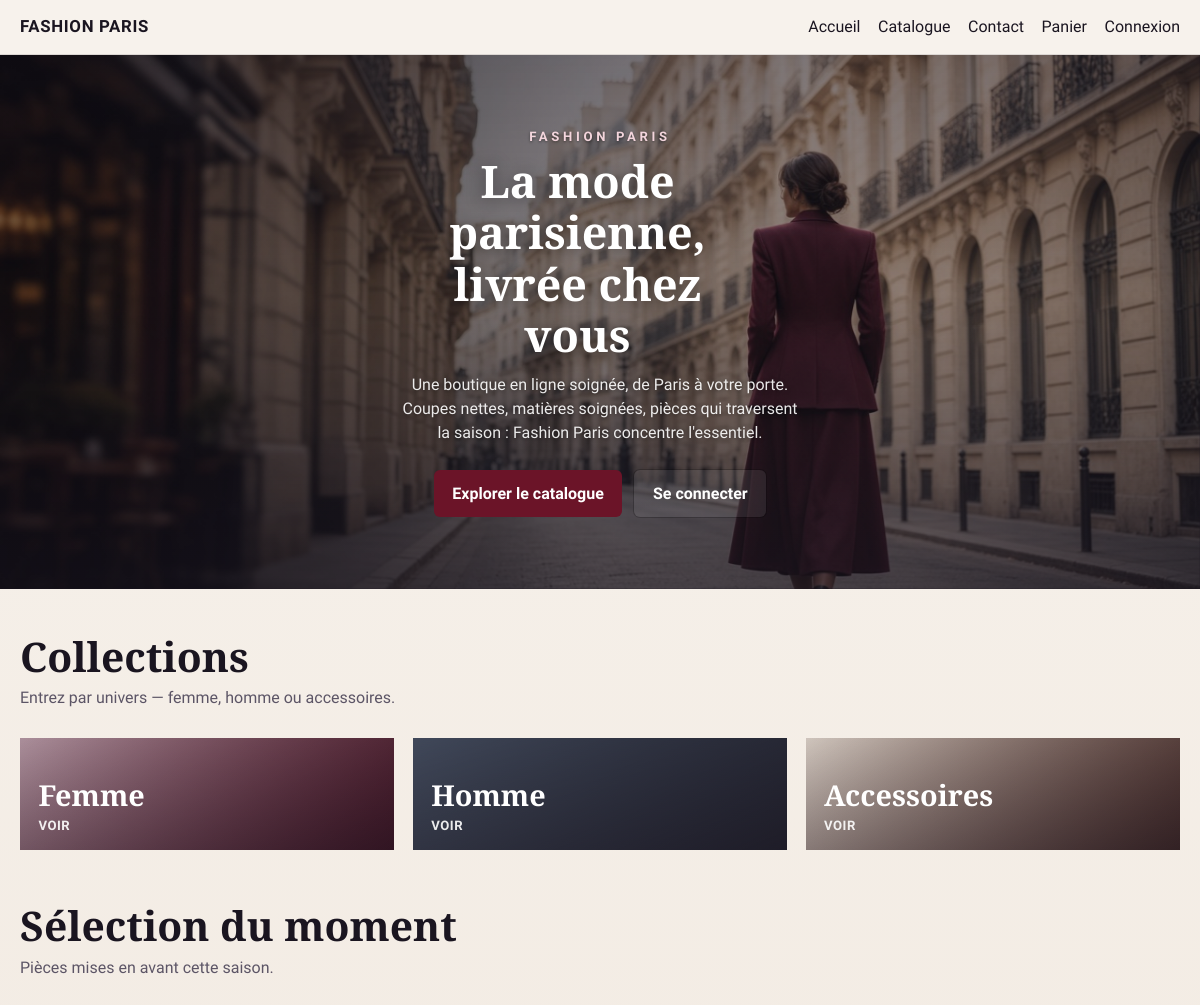
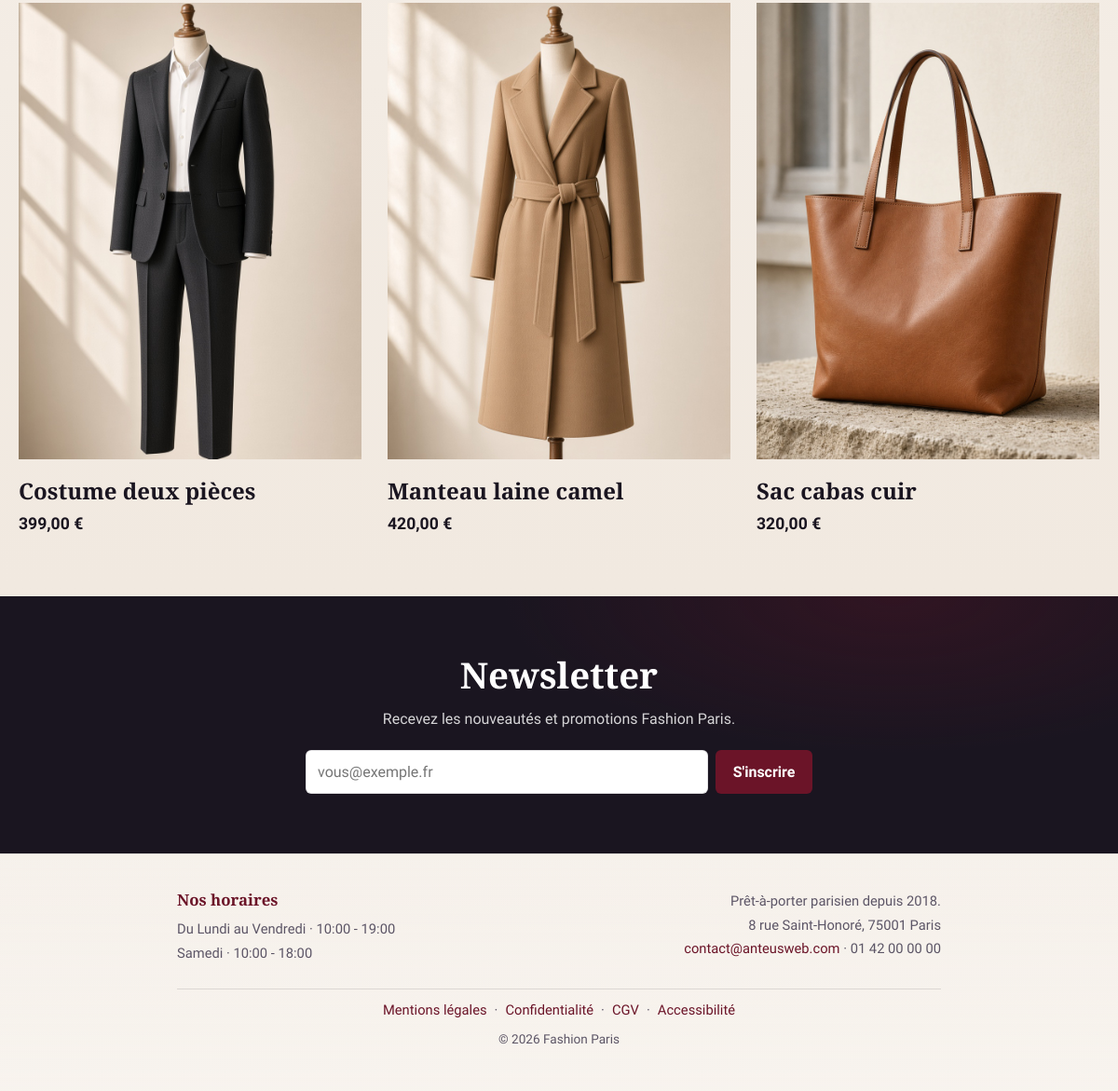
The page / on the database its author committed (2 pictures, top to bottom).
### tables this page shows
CREATE TABLE `categorie` (
  `categorie_id` INT NOT NULL AUTO_INCREMENT,
  `libelle` VARCHAR(100) NOT NULL,
  `slug` VARCHAR(120) NOT NULL,
  `description` TEXT NULL,
  `ordre` INT NOT NULL DEFAULT 0,
  `actif` TINYINT(1) NOT NULL DEFAULT 1,
  PRIMARY KEY (`categorie_id`),
  UNIQUE INDEX `idx_categorie_slug` (`slug`)
);

CREATE TABLE `produit` (
  `produit_id` INT NOT NULL AUTO_INCREMENT,
  `categorie_id` INT NOT NULL,
  `nom` VARCHAR(150) NOT NULL,
  `slug` VARCHAR(180) NOT NULL,
  `description` TEXT NULL,
  `prix` DECIMAL(10,2) NOT NULL,
  `stock` INT NOT NULL DEFAULT 0,
  `sku` VARCHAR(50) NULL,
  `actif` TINYINT(1) NOT NULL DEFAULT 1,
  `mis_en_avant` TINYINT(1) NOT NULL DEFAULT 0,
  `date_creation` DATETIME NOT NULL DEFAULT CURRENT_TIMESTAMP,
  PRIMARY KEY (`produit_id`),
  UNIQUE INDEX `idx_produit_slug` (`slug`),
  INDEX `fk_produit_categorie_idx` (`categorie_id`),
  CONSTRAINT `fk_produit_categorie`
    FOREIGN KEY (`categorie_id`) REFERENCES `categorie` (`categorie_id`)
);

### src/Controllers/HomeController.php (called while the page is built, shortened)
<?php
require_once __DIR__ . '/../Models/ProduitModel.php';
require_once __DIR__ . '/../Models/CategorieModel.php';
class HomeController {
    public function index() {
        $produitModel = new ProduitModel();
        $produitsVedette = $produitModel->getMisEnAvant(3);
        $categories = (new CategorieModel())->getAll();
        require __DIR__ . '/../Views/home.php';
    }
}

### public/index.php (called while the page is built, shortened)
<?php
require_once __DIR__ . '/../src/Router.php';
require_once __DIR__ . '/../src/Services/AssetHelper.php';
require_once __DIR__ . '/../src/Services/ViewHelper.php';
$router = new Router();
$url = trim($_GET['url'] ?? '', '/');
if ($url === '') {
    $url = '/';
}
$router->dispatch($url);

### src/Services/AssetHelper.php (called while the page is built)
<?php
class AssetHelper {
    private static function cheminAbsolu(string $relatif): string {
        return __DIR__ . '/../../public/images/' . ltrim($relatif, '/');
    }
    public static function imageUrl(?string $cheminRelatif, string $defaut = 'produits/default.svg'): string {
        $rel = trim($cheminRelatif ?? '');
        if ($rel !== '' && is_file(self::cheminAbsolu($rel))) {
            $parts = array_map('rawurlencode', explode('/', str_replace('\\', '/', $rel)));
            return BASE_URL . '/images/' . implode('/', $parts);
        }
        return BASE_URL . '/images/' . ltrim($defaut, '/');
    }
}

### config/database.php (called while the page is built, shortened)
<?php
$config = [
    'host'     => getenv('DB_HOST') ?: 'localhost',
    'db_name'  => getenv('DB_NAME') ?: 'fashion_paris',
    'username' => getenv('DB_USER') ?: 'root',
    'password' => getenv('DB_PASSWORD') !== false ? (string) getenv('DB_PASSWORD') : '',
];
$local = __DIR__ . '/database.local.php';
return $config;

### src/Services/SqlDatabase.php (called while the page is built, shortened)
<?php
class SqlDatabase {
    private string $host;
    private string $db_name;
    private string $username;
    private string $password;
    public function __construct() {
        $config = require __DIR__ . '/../../config/database.php';
        $this->host     = $config['host'];
        $this->db_name  = $config['db_name'];
        $this->username = $config['username'];
        $this->password = $config['password'];
    }
    public function getConnection(): ?PDO {
        $this->conn = null;
        try {
            $this->conn = new PDO(
                'mysql:host=' . $this->host . ';dbname=' . $this->db_name . ';charset=utf8mb4',
                $this->username,
                $this->password
            );
            $this->conn->setAttribute(PDO::ATTR_ERRMODE, PDO::ERRMODE_EXCEPTION);
            $this->conn->setAttribute(PDO::ATTR_DEFAULT_FETCH_MODE, PDO::FETCH_ASSOC);
        } catch (PDOException $exception) {
            $line = date('c') . ' Fashion Paris BDD : ' . $exception->getMessage() . PHP_EOL;
            error_log(rtrim($line));
            $logDir = __DIR__ . '/../../logs';
            if (is_dir($logDir) && is_writable($logDir)) {
                @file_put_contents($logDir . '/bdd.log', $line, FILE_APPEND | LOCK_EX);
            }
        }
        return $this->conn;
    }
}

### src/Repositories/CategorieRepository.php (called while the page is built, shortened)
<?php
require_once __DIR__ . '/../Services/SqlDatabase.php';
class CategorieRepository {
    private $conn;
    public function __construct() {
        $database = new SqlDatabase();
        $this->conn = $database->getConnection();
    }
    public function findAllActives(): array {
        $stmt = $this->conn->query(
            'SELECT * FROM categorie WHERE actif = 1 ORDER BY ordre ASC, libelle ASC'
        );
        return $stmt->fetchAll();
    }
}

### src/Models/CategorieModel.php (called while the page is built, shortened)
<?php
require_once __DIR__ . '/../Repositories/CategorieRepository.php';
class CategorieModel {
    private CategorieRepository $repository;
    public function __construct() {
        $this->repository = new CategorieRepository();
    }
    public function getAll(): array {
        return $this->repository->findAllActives();
    }
}

### src/Repositories/ProduitRepository.php (called while the page is built, shortened)
<?php
require_once __DIR__ . '/../Services/SqlDatabase.php';
class ProduitRepository {
    private $conn;
    public function __construct() {
        $database = new SqlDatabase();
        $this->conn = $database->getConnection();
    }
    public function findMisEnAvant(int $limit = 6): array {
        $stmt = $this->conn->prepare(
            'SELECT p.*, c.libelle AS categorie_libelle,
                    (SELECT chemin FROM produit_image pi WHERE pi.produit_id = p.produit_id ORDER BY ordre ASC LIMIT 1) AS image
             FROM produit p
             JOIN categorie c ON c.categorie_id = p.categorie_id
             WHERE p.actif = 1 AND p.mis_en_avant = 1
             ORDER BY p.produit_id DESC
             LIMIT :lim'
        );
        $stmt->bindValue(':lim', $limit, PDO::PARAM_INT);
        $stmt->execute();
        return $stmt->fetchAll();
    }
}

### src/Models/ProduitModel.php (called while the page is built, shortened)
<?php
require_once __DIR__ . '/../Repositories/ProduitRepository.php';
class ProduitModel {
    private ProduitRepository $repository;
    public function __construct() {
        $this->repository = new ProduitRepository();
    }
    public function getMisEnAvant(int $limit = 6): array {
        return $this->repository->findMisEnAvant($limit);
    }
}

### src/Views/home.php (the view, shortened to what this page needs)
<?php
$bannerUrl = AssetHelper::imageUrl('hero-fashion-paris.jpg');
?>
<section class="hero home-hero" style="--hero-image: url('<?= htmlspecialchars($bannerUrl) ?>')">
    <div class="hero-copy">
        <p class="brand-mark">Fashion Paris</p>
        <h1>La mode parisienne, livrée chez vous</h1>
        <p class="lede">Une boutique en ligne soignée, de Paris à votre porte. Coupes nettes, matières soignées, pièces qui traversent la saison : Fashion Paris concentre l'essentiel.</p>
        <div class="hero-actions">
            <?= ViewHelper::btnNav(BASE_URL . '/catalogue', 'Explorer le catalogue', 'btn btn-primary') ?>
            <?= ViewHelper::btnNav(BASE_URL . '/login', 'Se connecter', 'btn btn-hero-ghost') ?>
        </div>
    </div>
</section>
<?php if (!empty($categories)): ?>
<section class="home-collections" aria-labelledby="collections-titre">
    <div class="home-section-head">
        <h2 id="collections-titre">Collections</h2>
        <p class="section-intro">Entrez par univers — femme, homme ou accessoires.</p>
    </div>
    <ul class="home-collections-grid">
        <?php foreach ($categories as $i => $cat): ?>
            <li>
                <a class="home-collection home-collection--<?= (int) $i % 3 ?>"
                   href="<?= BASE_URL ?>/catalogue/<?= htmlspecialchars($cat['slug']) ?>">
                    <span class="home-collection-label"><?= htmlspecialchars($cat['libelle']) ?></span>
                    <span class="home-collection-cta">Voir</span>
                </a>
            </li>
        <?php endforeach; ?>
    </ul>
</section>
<?php endif; ?>
<section class="section home-featured" aria-labelledby="vedettes-titre">
    <div class="home-section-head">
        <h2 id="vedettes-titre">Sélection du moment</h2>
        <p class="section-intro">Pièces mises en avant cette saison.</p>
    </div>
    <?php if (empty($produitsVedette)): ?>
        <p class="empty-state">Aucun produit en vedette pour le moment.</p>
    <?php else: ?>
        <ul class="product-grid product-grid--featured">
            <?php foreach ($produitsVedette as $p): ?>
                <li class="product-card product-card--featured">
                    <a href="<?= BASE_URL ?>/produit/<?= htmlspecialchars($p['slug']) ?>">
                        <img src="<?= AssetHelper::imageUrl($p['image'] ?? null) ?>" alt="<?= htmlspecialchars($p['nom']) ?>" loading="lazy">
                        <h3><?= htmlspecialchars($p['nom']) ?></h3>
                        <p class="price"><?= ViewHelper::prix($p['prix']) ?></p>
                    </a>
                </li>
            <?php endforeach; ?>
        </ul>
    <?php endif; ?>
</section>
<section class="home-newsletter" aria-labelledby="newsletter-titre">
    <div class="home-newsletter-inner">
        <h2 id="newsletter-titre">Newsletter</h2>
        <p class="section-intro">Recevez les nouveautés et promotions Fashion Paris.</p>
        <form method="post" action="<?= BASE_URL ?>/newsletter/inscrire" class="search-row home-newsletter-form">
            <input type="email" id="newsletter-email" name="email" required placeholder="vous@exemple.fr">
            <button type="submit" class="btn btn-primary">S'inscrire</button>
        </form>
    </div>
</section>
<?php
require __DIR__ . '/layout.php';

### rows shown on the page
categorie: libelle "Femme"
categorie: libelle "Homme"
categorie: libelle "Accessoires"
produit: shows a picture, nom "Costume deux pièces", prix "399,00 €"
produit: shows a picture, nom "Manteau laine camel", prix "420,00 €"
produit: shows a picture, nom "Sac cabas cuir", prix "320,00 €"

### other values the page prints
$labelEsc "Explorer le catalogue Se connecter"
$ligneHoraire "Du Lundi au Vendredi · 10:00 - 19:00"
$ligneHoraire "Samedi · 10:00 - 18:00"
$boutique['tagline'] "Prêt-à-porter parisien depuis 2018."
$boutique['adresse'] "8 rue Saint-Honoré"
$boutique['code_postal'] "75001"
$boutique['ville'] "Paris"
$boutique['email'] "contact@anteusweb.com"
$boutique['telephone'] "01 42 00 00 00"
$boutique['nom'] "Fashion Paris"
